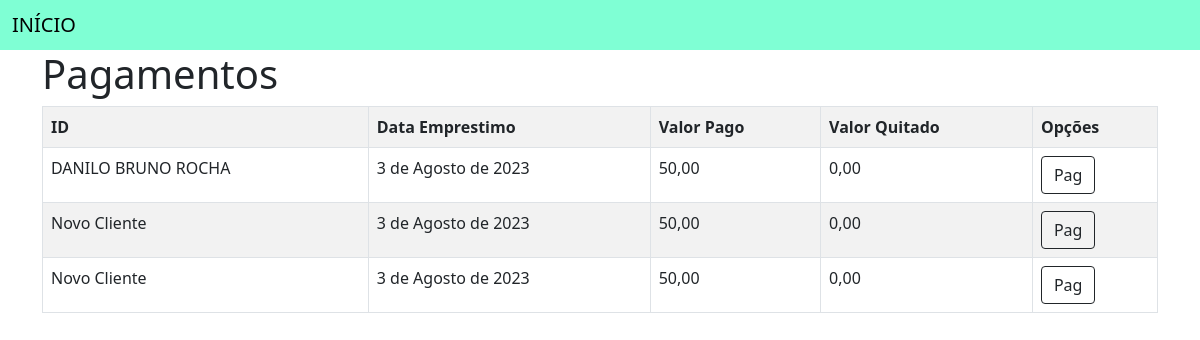
The app's page /pagamentosgrade/ with its own data.
### app_cad_usuarios/models.py (models this page shows)
class Pagamento(models.Model):
    id_cliente = models.ForeignKey(Cliente,null=False,on_delete=models.PROTECT)
    datapagamento = models.DateField()
    valorpago = models.DecimalField(max_digits = 6, decimal_places = 2,null=True)
    valorquitado = models.DecimalField(max_digits = 6, decimal_places = 2,null=True)
    quitado100 = models.BooleanField(default=False)

class Cliente(models.Model):
    nome = models.CharField(max_length=100)
    nomefiador = models.CharField(max_length=100,null=True)
    sobrenome = models.CharField(max_length=100,default='2022-01-01')
    data_nascimento = models.DateField()
    email = models.CharField(max_length=100, default='email')
    dataemprestimo = models.DateField(default='2022-01-01')
    chavepix = models.CharField(max_length=100,null=True)
    valoremprestado = models.DecimalField(max_digits = 6, decimal_places = 2,null=True)
    valorjurosmensal = models.DecimalField(max_digits = 6, decimal_places = 2,null=True)
    valorquitado = models.DecimalField(max_digits = 6, decimal_places = 2,null=True)
    quitado100 = models.BooleanField(default=False)
    imagemcliente = models.ImageField(upload_to=upload_image, blank=True, null=True)
    imagemclientebase64 = models.TextField(max_length=400, default='SEM IMAGEM')

### app_cad_usuarios/views.py (the view)
# urls.py: path('pagamentosgrade/', views.gradepagamentos,name='listagem_gradepagamentos'),
def gradepagamentos(request):
    pagamentos = {
        'pagamentos' : Pagamento.objects.all()
    }
    return render(request,'pagamentos/pagamentos.html',pagamentos)

### app_cad_usuarios/templates/pagamentos/pagamentos.html (shortened to what this page needs)
{% extends 'usuarios/base.html' %}
{% block conteudo %}
<div class="container">
    <h1>Pagamentos</h1>
    <table class="table table-bordered table-striped">
        <tr>
            <th>ID</th>
            <th>Data Emprestimo</th>
            <th>Valor Pago</th>
            <th>Valor Quitado</th>
            <th>Opções</th>
        </tr>
        {% for pagamento in pagamentos %}
        <tr>
            <td>{{pagamento.id_cliente.nome}}</td>
            <td>{{pagamento.datapagamento}}</td>
            <td>{{pagamento.valorpago}}</td>
            <td>{{pagamento.valorquitado}}</td>
            <td>
                    <form action="http://google.com">
                        <input type="submit" class="btn btn-outline-dark" value="Pag" />
                    </form>
            </td>
        {% endfor %}
        </tr>
    </table>
</div>
{% endblock %}

### app_cad_usuarios/templates/usuarios/base.html (shortened to what this page needs)
<!doctype html>
<html lang="en">
  <head>
    <link href="https://cdn.jsdelivr.net/npm/bootstrap@5.0.2/dist/css/bootstrap.min.css" rel="stylesheet">
  </head>
  <body>
    <nav style="background-color: aquamarine !important;" class="navbar navbar-light bg-light">
        <div class="container-fluid">
           <span class="navbar-brand mb-0 h1"><a style="text-decoration: none; color: black;" href="{% url 'home' %}">INÍCIO</a></span>
        </div>
    </nav>
    {% block conteudo %}
    {% endblock %}
  </body>
</html>

### records on screen
Pagamento: id_cliente.nome "DANILO BRUNO ROCHA", datapagamento "3 de Agosto de 2023", valorpago "50,00", valorquitado "0,00"
Pagamento: id_cliente.nome "Novo Cliente", datapagamento "3 de Agosto de 2023", valorpago "50,00", valorquitado "0,00"
Pagamento: id_cliente.nome "Novo Cliente", datapagamento "3 de Agosto de 2023", valorpago "50,00", valorquitado "0,00"
